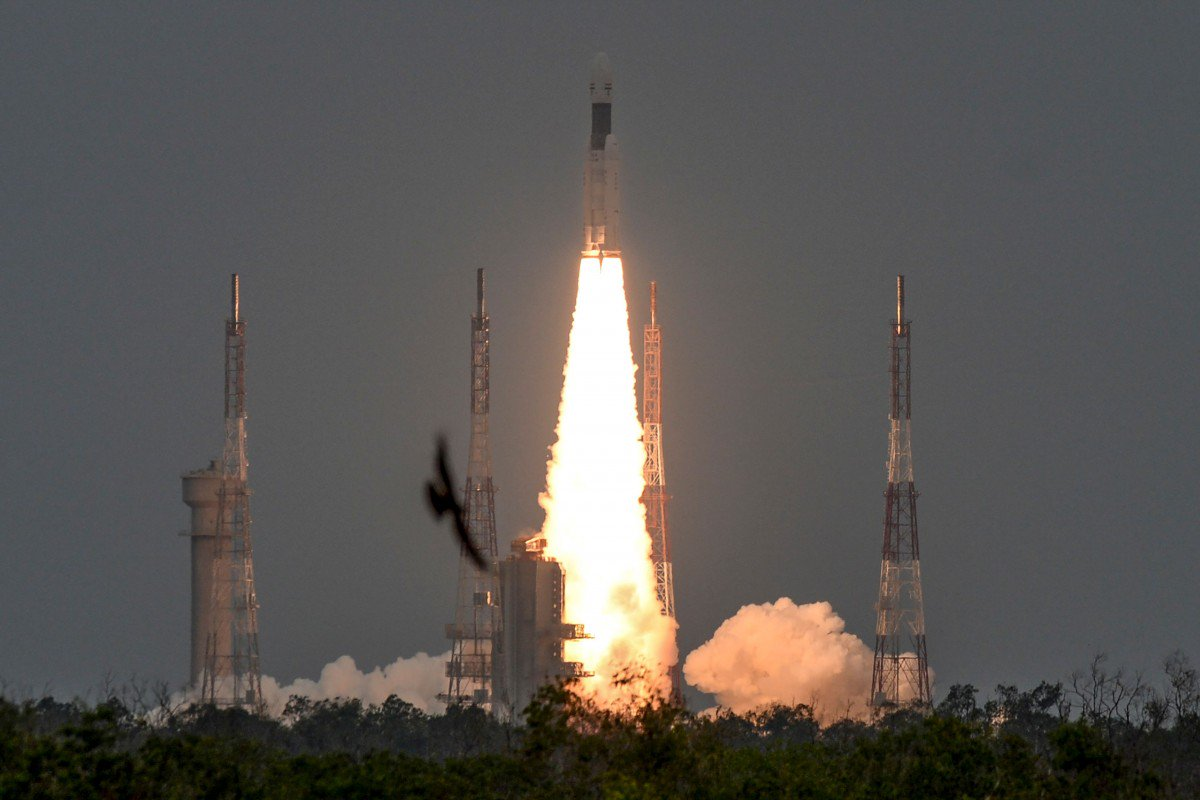
//> input picture Assignments/0/rocket.jpg, 1200 x 800 px
$ ./program3 ../0/rocket.jpg   (built with g++ and OpenCV 4)
//> lines starting //> are read from the running program, lines starting //| are printed output that depends on the picture
// Bilateral Filter
#include <opencv2/opencv.hpp>
#include <bits/stdc++.h>


// imshow(winname, mat) -> None
// . The function may scale the image, depending on its depth:
// . - If the image is 8-bit unsigned, it is displayed as is.
// . - If the image is 16-bit unsigned or 32-bit integer, the pixels are divided by 256.
//     That is, the value range [0,255\*256] is mapped to [0,255].
// . - If the image is 32-bit or 64-bit floating-point, the pixel values are multiplied by 255. That is, the
// .   value range [0,1] is mapped to [0,255].

std::string type2str(int type) {
  std::string r;
  uchar depth = type & CV_MAT_DEPTH_MASK;
  uchar chans = 1 + (type >> CV_CN_SHIFT);
  switch ( depth ) {
    case CV_8U:  r = "8U"; break;
    case CV_8S:  r = "8S"; break;
    case CV_16U: r = "16U"; break;
    case CV_16S: r = "16S"; break;
    case CV_32S: r = "32S"; break;
    case CV_32F: r = "32F"; break;
    case CV_64F: r = "64F"; break;
    default:     r = "User"; break;
  }
  r += "C";
  r += (chans+'0');
  return r;
}


cv::Mat toneMapping(cv::Mat hdr){
  cv::Mat toned;
  return(toned);
}

cv::Mat gamma(cv::Mat image){
  cv::Mat ret(image.rows,image.cols,CV_32FC3);
  for(int r = 0 ; r<image.rows;r++){
    for (int c = 0; c < image.cols; c++){
      for(int ch = 0;ch<3;ch++){
        if(image.at<cv::Vec3f>(r,c)[ch]<=0.0031308)
          ret.at<cv::Vec3f>(r,c)[ch] = 12.92*image.at<cv::Vec3f>(r,c)[ch];
        else
          ret.at<cv::Vec3f>(r,c)[ch] = 1.055*std::pow(image.at<cv::Vec3f>(r,c)[ch],1/2.4) - 0.055;
      }
    }
  }
  return(ret);
}
int main(int argc, char** argv){
	cv::Mat image = cv::imread(argv[1],CV_LOAD_IMAGE_UNCHANGED);
//> image is the input picture: 800 rows x 1200 cols, CV_8UC3; mean B, G, R 83.8, 86.9, 90.7
  std::cout<<type2str(image.type())<<"\n";
//| 8UC3

  // image = image*1000;
  // cv::resize(image, image, cv::Size(image.cols/2, image.rows/2)); // to half size or even smaller
  // image = toneMapping(image);
  double r,b,g;
  r = 0.299;
  b = 0.144;
  g = 0.587;
  cv:: Mat Luminance(image.rows,image.cols,CV_32FC1);;
  for(int r = 0;r<image.rows;r++){
    for(int c = 0 ;c<image.cols; c++){
      Luminance.at<float>(r,c) = b*image.at<cv::Vec3f>(r,c)[0] + g*image.at<cv::Vec3f>(r,c)[1] + r*image.at<cv::Vec3f>(r,c)[2];
    }
  }
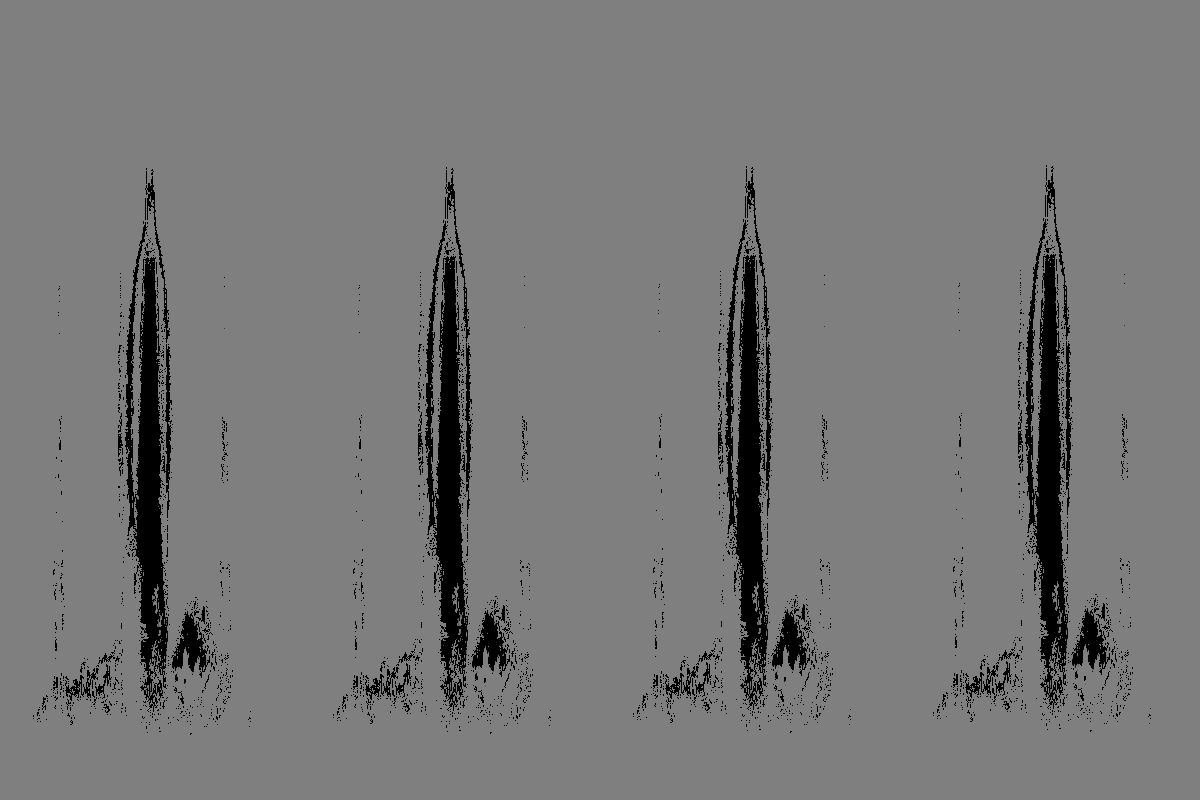
//> Luminance: 800 rows x 1200 cols, CV_32FC1; 4.47% of the values are NaN or infinite; the others: min -3.4e+38, max 3.4e+38, mean nan; drawn with min black, max white, NaN and infinite black
  cv::Mat Base;
  cv::Mat Detail;
  cv::Mat logL;
  cv::log(1+Luminance, logL);
  cv::bilateralFilter ( logL, Base, -1, 2, 4 );
  Detail = logL - Base;
  double minVal;
  double maxVal;
  cv::Point minLoc;
  cv::Point maxLoc;
  cv::minMaxLoc( Base, &minVal, &maxVal, &minLoc, &maxLoc );
  std::cout<<maxVal<<" "<<minVal<<"\n";
  double compressionfactor = (0.25)/(maxVal - minVal);
  cv::Mat LogOutput = (Base*compressionfactor + Detail - 4*maxVal*compressionfactor);
  cv::Mat Output;
  cv::exp(LogOutput,Output);
  // cv::pow(LogOutput,10.0,Output);

  cv::minMaxLoc(Luminance, &minVal, &maxVal, &minLoc, &maxLoc );
//> minVal = -inf; maxVal = inf; minLoc = Point(1049, 237); maxLoc = Point(1046, 174)
  std::cout<<maxVal<<" "<<minVal<<"\n";
//| inf -inf

  cv::Mat coloured(image.rows,image.cols,CV_32FC3);
  for(int r = 0 ; r<image.rows;r++){
    for (int c = 0; c < image.cols; c++){
      float Lin = Luminance.at<float>(r,c);
      double s = 1.41;
      coloured.at<cv::Vec3f>(r,c)[0] = 250*(std::pow(image.at<cv::Vec3f>(r,c)[0]/Luminance.at<float>(r,c),s)*Output.at<float>(r,c));
      coloured.at<cv::Vec3f>(r,c)[1] = 250*(std::pow(image.at<cv::Vec3f>(r,c)[1]/Luminance.at<float>(r,c),s)*Output.at<float>(r,c));
      coloured.at<cv::Vec3f>(r,c)[2] = 250*(std::pow(image.at<cv::Vec3f>(r,c)[2]/Luminance.at<float>(r,c),s)*Output.at<float>(r,c));
    }
  }
//> coloured: 800 rows x 1200 cols, CV_32FC3; 3.52% of the values are NaN or infinite; the others: min 0, max 106831, mean 199.7
  coloured = 5*gamma(coloured);
//> after the loop in gamma, `for(int r = 0 ; r<image.rows;r++)`: ret: 800 rows x 1200 cols, CV_32FC3; 3.52% of the values are NaN or infinite; the others: min 0, max 131.3, mean 2.85
//> coloured: 800 rows x 1200 cols, CV_32FC3; 3.52% of the values are NaN or infinite; the others: min 0, max 656.6, mean 14.25
  // std::cout<<coloured;
  cv::namedWindow( "Window",CV_WINDOW_FREERATIO);
  cv::imshow( "Window", Output);
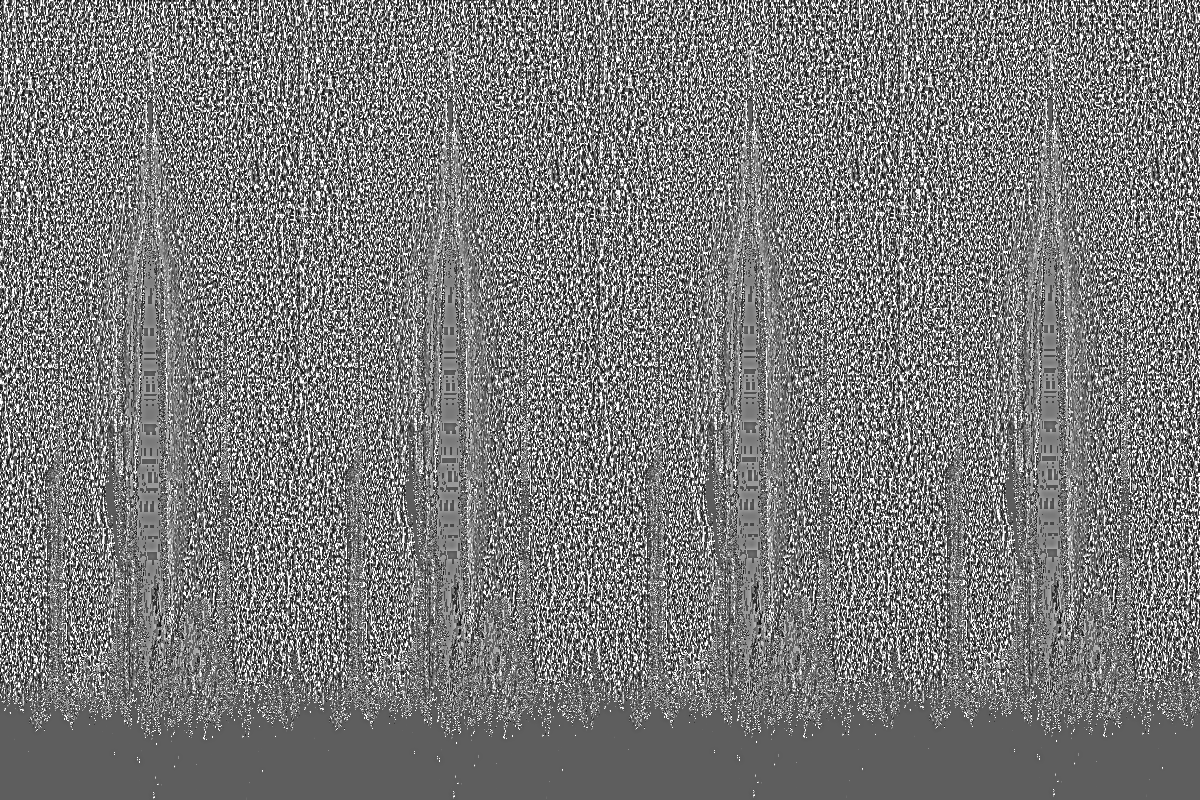
//> window 'Window': 800 rows x 1200 cols, CV_8UC1; min 5, max 255, mean 121.7

  cv::namedWindow( "Base",CV_WINDOW_FREERATIO);
  cv::imshow( "Base", Base);
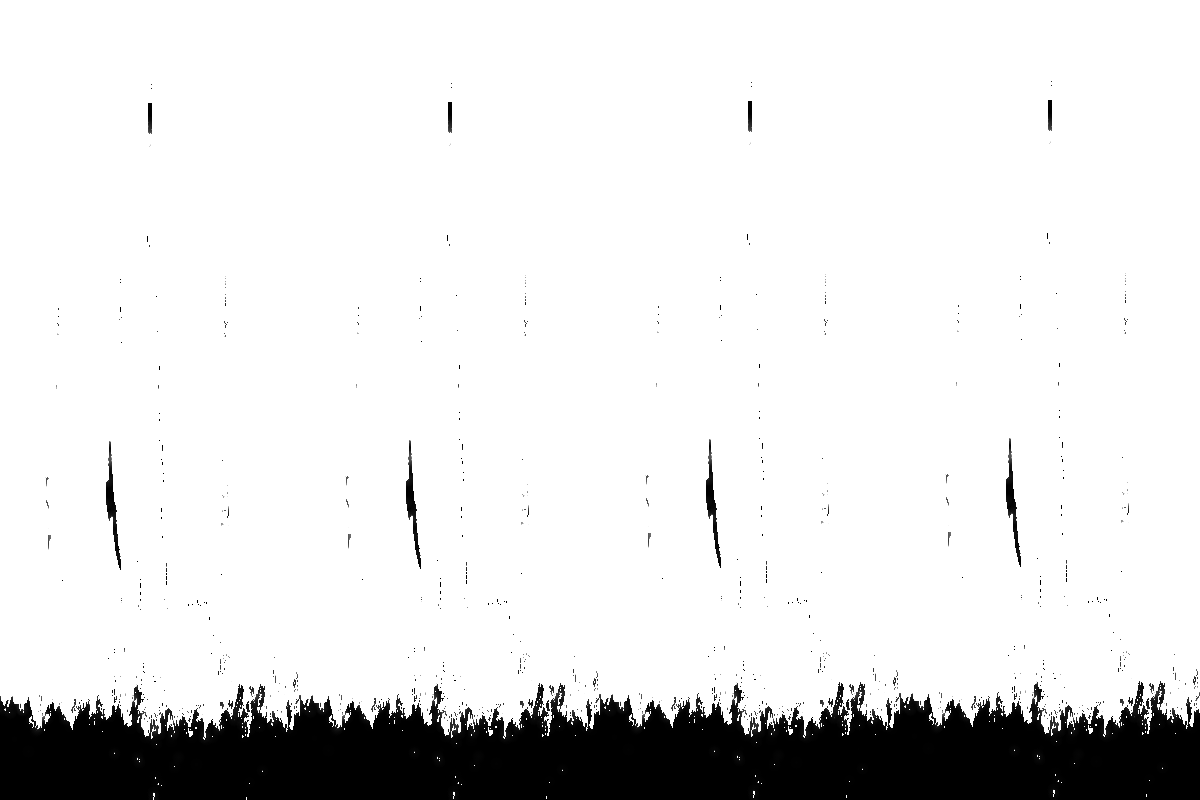
//> window 'Base': 800 rows x 1200 cols, CV_8UC1; min 0, max 255, mean 226.4

  // cv::namedWindow( "Detail",CV_WINDOW_FREERATIO);
  // cv::imshow( "Detail", Detail);

  cv::namedWindow( "Colored",CV_WINDOW_FREERATIO);
  cv::imshow( "Colored", coloured);

  cv::waitKey(0);
  cv::destroyAllWindows();
	return(0);
}
